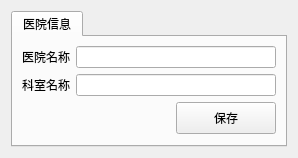
<?xml version="1.0" encoding="UTF-8"?>
<ui version="4.0">
 <class>SysConfigWidget</class>
 <widget class="QWidget" name="SysConfigWidget">
  <property name="geometry">
   <rect>
    <x>0</x>
    <y>0</y>
    <width>298</width>
    <height>152</height>
   </rect>
  </property>
  <property name="sizePolicy">
   <sizepolicy hsizetype="Expanding" vsizetype="Expanding">
    <horstretch>0</horstretch>
    <verstretch>0</verstretch>
   </sizepolicy>
  </property>
  <property name="minimumSize">
   <size>
    <width>298</width>
    <height>0</height>
   </size>
  </property>
  <property name="windowTitle">
   <string>系统配置</string>
  </property>
  <layout class="QVBoxLayout" name="verticalLayout">
   <item>
    <widget class="QTabWidget" name="_sysTabWidget">
     <property name="sizePolicy">
      <sizepolicy hsizetype="Expanding" vsizetype="Expanding">
       <horstretch>0</horstretch>
       <verstretch>0</verstretch>
      </sizepolicy>
     </property>
     <property name="currentIndex">
      <number>0</number>
     </property>
     <widget class="QWidget" name="_hospInfoTab">
      <attribute name="title">
       <string>医院信息</string>
      </attribute>
      <layout class="QVBoxLayout" name="verticalLayout_2">
       <item>
        <layout class="QHBoxLayout" name="horizontalLayout_2">
         <item>
          <widget class="QLabel" name="_hospitalNameLabel">
           <property name="text">
            <string>医院名称</string>
           </property>
          </widget>
         </item>
         <item>
          <widget class="QLineEdit" name="_hospitalNameLineEdit">
           <property name="minimumSize">
            <size>
             <width>200</width>
             <height>0</height>
            </size>
           </property>
          </widget>
         </item>
        </layout>
       </item>
       <item>
        <layout class="QHBoxLayout" name="horizontalLayout_3">
         <item>
          <widget class="QLabel" name="_sectionNameLabel">
           <property name="text">
            <string>科室名称</string>
           </property>
          </widget>
         </item>
         <item>
          <widget class="QLineEdit" name="_sectionNameLineEdit">
           <property name="minimumSize">
            <size>
             <width>200</width>
             <height>0</height>
            </size>
           </property>
          </widget>
         </item>
        </layout>
       </item>
       <item>
        <layout class="QHBoxLayout" name="horizontalLayout">
         <item>
          <spacer name="horizontalSpacer">
           <property name="orientation">
            <enum>Qt::Horizontal</enum>
           </property>
           <property name="sizeType">
            <enum>QSizePolicy::Expanding</enum>
           </property>
           <property name="sizeHint" stdset="0">
            <size>
             <width>40</width>
             <height>20</height>
            </size>
           </property>
          </spacer>
         </item>
         <item>
          <widget class="QPushButton" name="_savePushButton">
           <property name="minimumSize">
            <size>
             <width>100</width>
             <height>32</height>
            </size>
           </property>
           <property name="text">
            <string>保存</string>
           </property>
          </widget>
         </item>
        </layout>
       </item>
      </layout>
     </widget>
    </widget>
   </item>
  </layout>
 </widget>
 <resources/>
 <connections/>
</ui>
